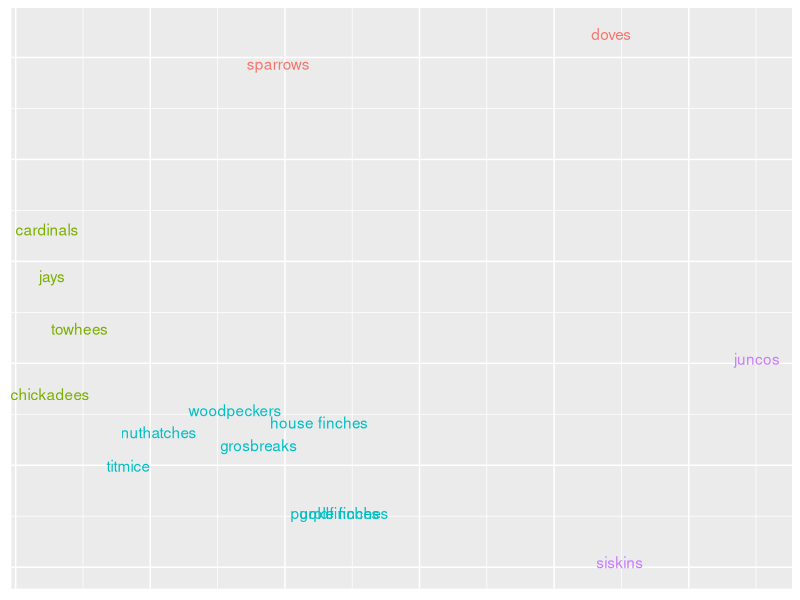
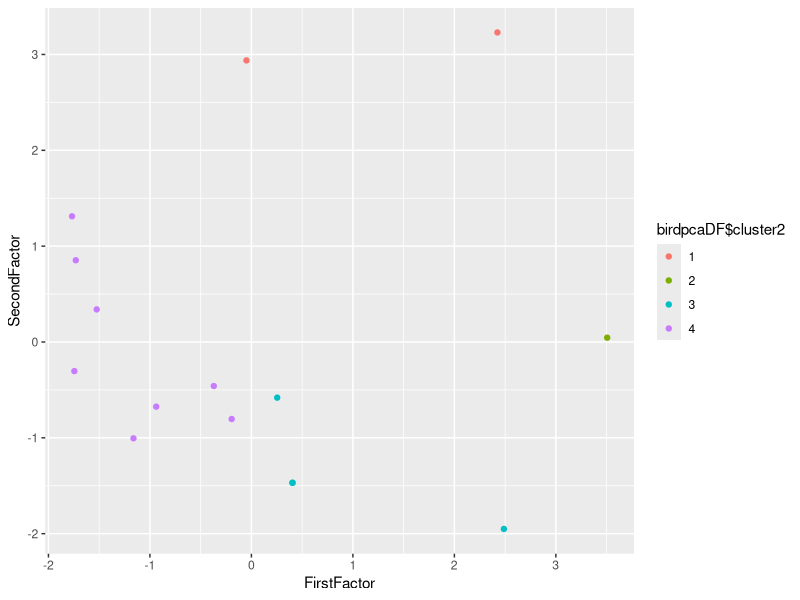

These figures' R source, in order:
library(data.table)
library(ggplot2)
library(dplyr)

#set.seed(2014)

birdseed<-fread("julydataviz.txt")

#Transform factors to number
seedNames<-colnames(birdseed)[-1:-2]

birdseed[birdseed == "none"]<-0
birdseed[birdseed == "low"]<-1
birdseed[birdseed == "medium"]<-2
birdseed[birdseed == "high"]<-3

birdseedNumeric<-birdseed[,-1:-2]
birdseedNumeric[, names(birdseedNumeric) := lapply(.SD, as.numeric)]

#PCA to visualize in two dimensions

birdPCA <- prcomp(birdseedNumeric, scale. = T)
birdpcaDF<-do.call(rbind, Map(data.frame, FirstFactor=birdPCA$x[,1], SecondFactor=birdPCA$x[,2]))

#kmeans to define clusters
birdCluster <- kmeans(birdpcaDF, 4, nstart = 20)

birdpcaDF$cluster <- as.factor(birdCluster$cluster)
birdpcaDF$bird <- birdseed$bird
ggplot(birdpcaDF, aes(x = FirstFactor, y = SecondFactor, color = birdpcaDF$cluster)) + 
  geom_text(aes(label = bird)) +
  theme(legend.position = "none", 
        axis.title.x=element_blank(),
        axis.text.x=element_blank(),
        axis.ticks.x=element_blank(),
        axis.title.y=element_blank(),
        axis.text.y=element_blank(),
        axis.ticks.y=element_blank())

birdKmeans<-kmeans(birdseedNumeric, 4, nstart = 20)

birdpcaDF$cluster2 <- as.factor(birdKmeans$cluster)
ggplot(birdpcaDF, aes(x = FirstFactor, y = SecondFactor, color = birdpcaDF$cluster2)) + geom_point()
